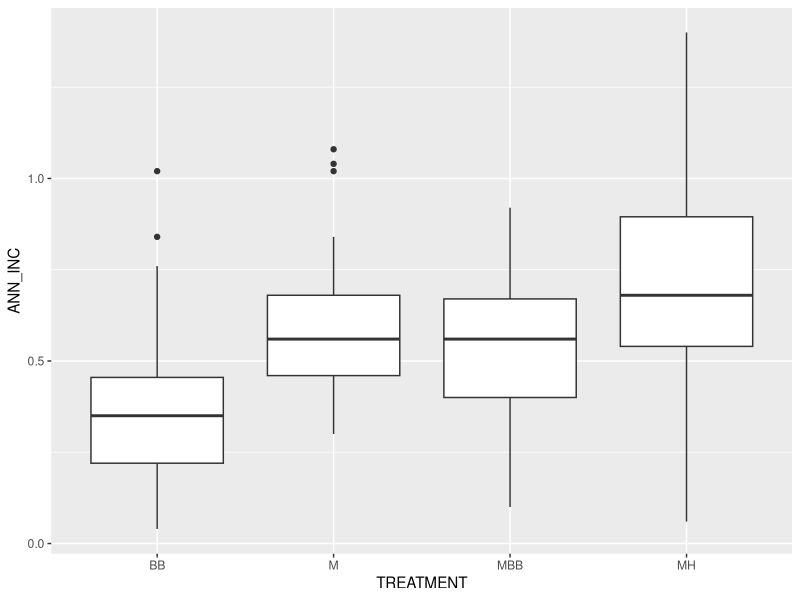
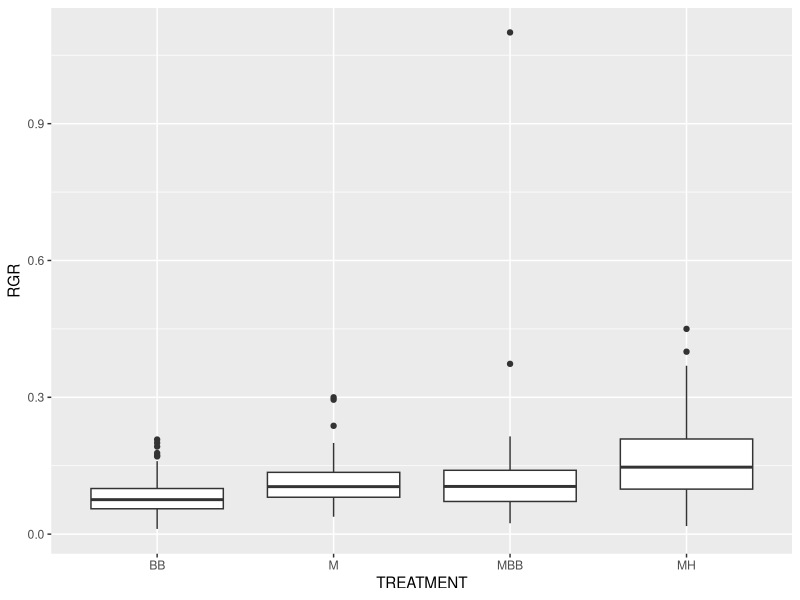
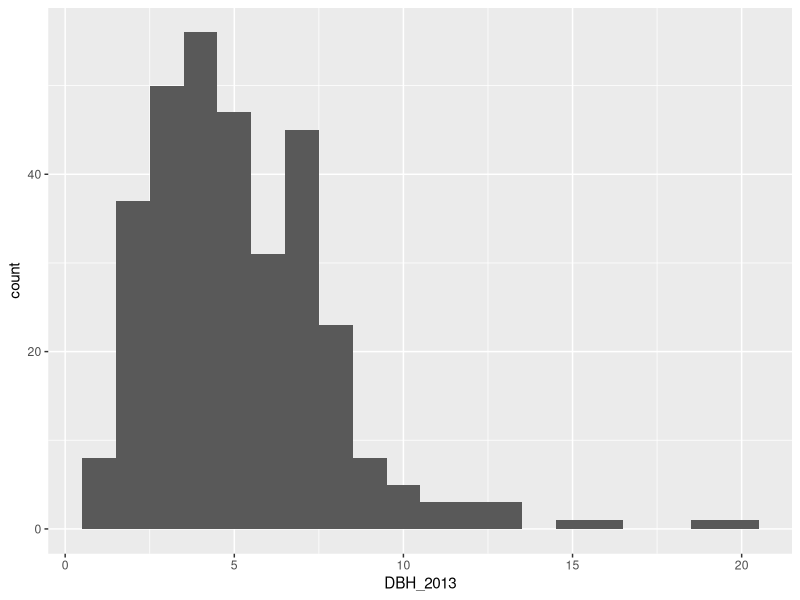
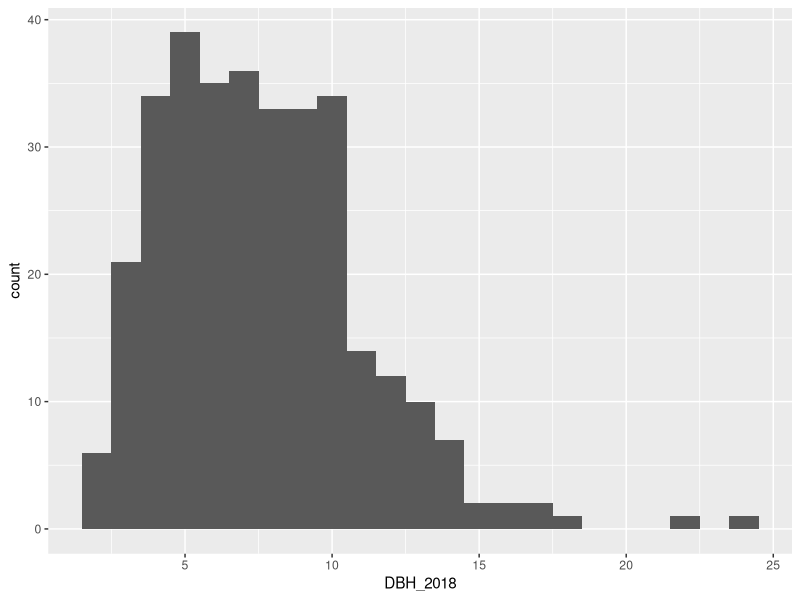
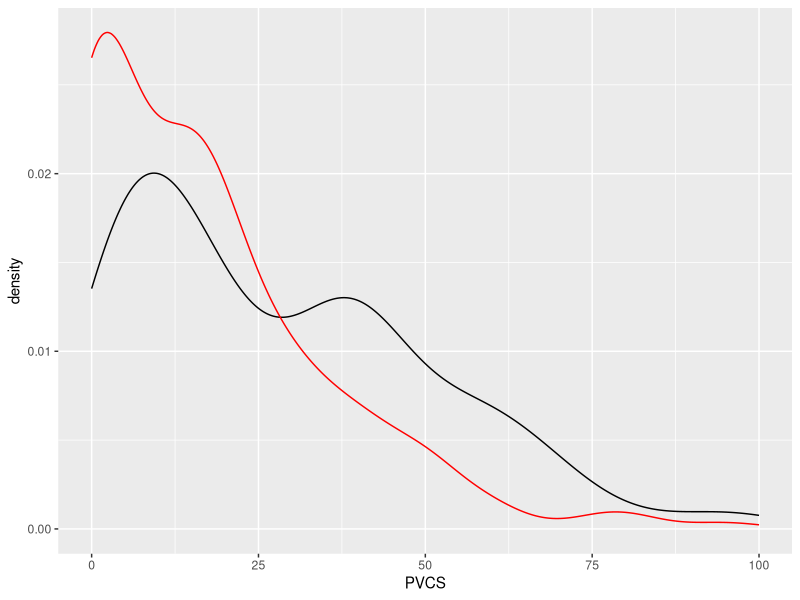
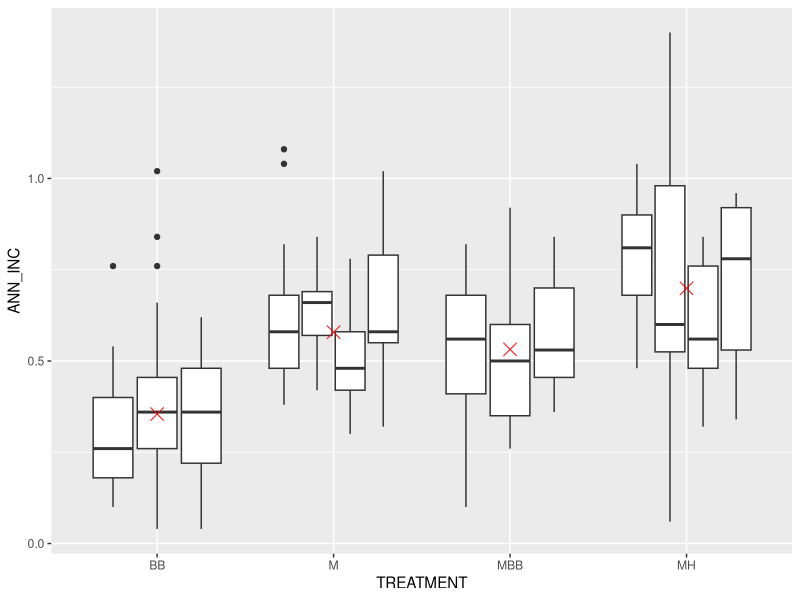
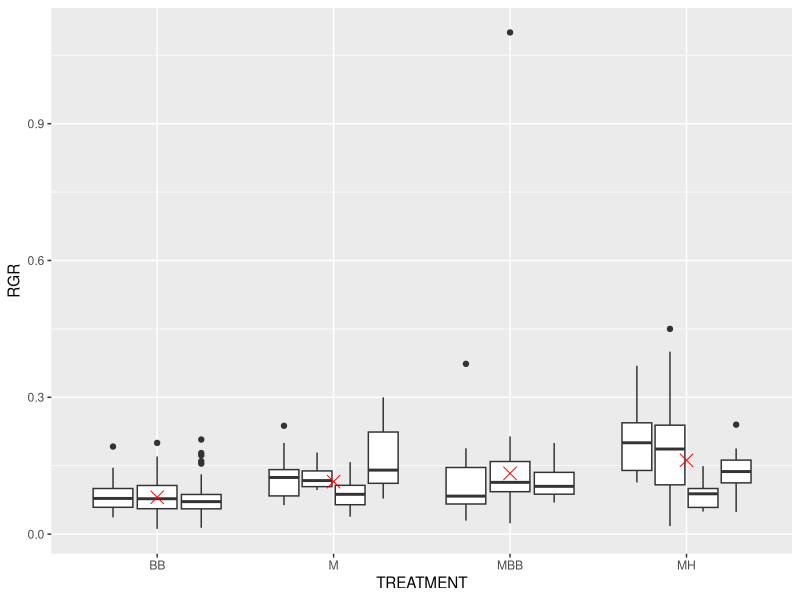

The R script that drew these images, in order:
## ---- chunk 1
knitr::opts_chunk$set(echo = TRUE)
## ---- chunk 2
library(ggplot2)
library(nlme)
library(dplyr)
growth <- 
  read.csv("TAYSR_CompiledGrowthData_2013_2018.csv")
growth
## ---- chunk 3
ANNINC_boxplot <- 
  ggplot(growth) + 
  geom_boxplot(aes(x = TREATMENT, y = ANN_INC))
ANNINC_boxplot
## ---- chunk 4
RGR_boxplot <- 
  ggplot(growth) + 
  geom_boxplot(aes(x = TREATMENT, y = RGR))
RGR_boxplot
## ---- chunk 5
DBH_2013_hist <- 
  ggplot(growth) + 
  geom_histogram(aes(x = DBH_2013), binwidth = 1) 
DBH_2013_hist
## ---- chunk 6
DBH_2018_hist <- 
  ggplot(growth) + 
  geom_histogram(aes(x = DBH_2018), binwidth = 1)
DBH_2018_hist
## ---- chunk 7
PVCS_densityplot <-
  ggplot(growth) + 
  geom_density(aes(x = PVCS_2013)) + 
  geom_density(aes(x = PVCS_2018), color = "red") + 
  xlab("PVCS")
PVCS_densityplot
## ---- chunk 8
mean_ANN_INC <- summarize(group_by(growth, TREATMENT), mean_RGR = mean(ANN_INC))
mean_ANN_INC
## ---- chunk 9
ANN_INC_by_trt <- 
  ggplot() + 
  geom_boxplot(data = growth, aes(x = TREATMENT, y = ANN_INC, group = COMPGAP)) + 
  geom_point(data = mean_ANN_INC, aes(x = TREATMENT, y = mean_RGR), color = "red", shape = 4, size = 4)
ANN_INC_by_trt
## ---- chunk 10
mean_RGR <- summarize(group_by(growth, TREATMENT), mean_RGR = mean(RGR))
mean_RGR
## ---- chunk 11
RGR_by_trt <- 
  ggplot() + 
  geom_boxplot(data = growth, aes(x = TREATMENT, y = RGR, group = COMPGAP)) + 
  geom_point(data = mean_RGR, aes(x = TREATMENT, y = mean_RGR), color = "red", shape = 4, size = 4)
RGR_by_trt
